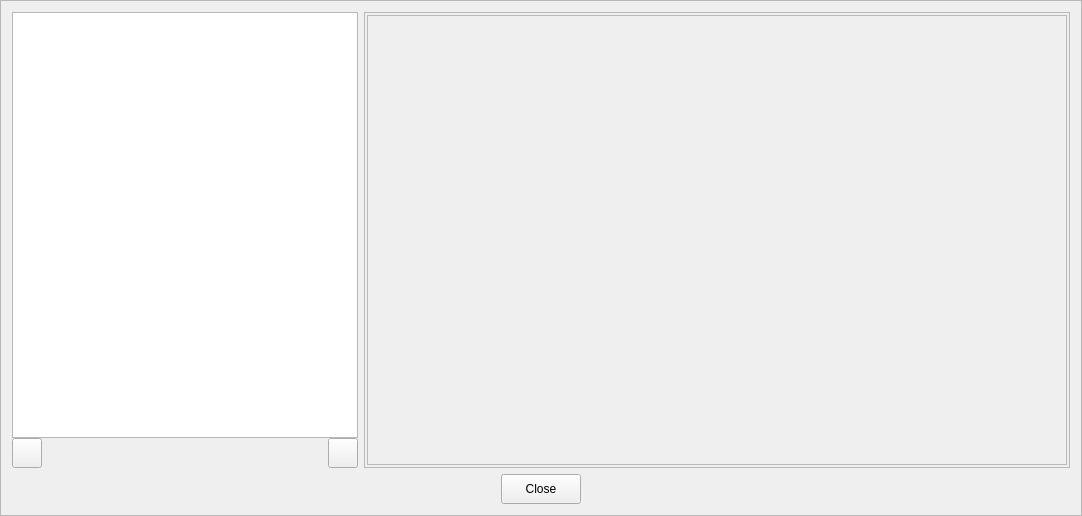
<?xml version="1.0" encoding="UTF-8"?>
<ui version="4.0">
 <class>TemplateTimeLineControlItemsEditDialogFrame</class>
 <widget class="QFrame" name="TemplateTimeLineControlItemsEditDialogFrame">
  <property name="geometry">
   <rect>
    <x>0</x>
    <y>0</y>
    <width>1082</width>
    <height>516</height>
   </rect>
  </property>
  <property name="windowTitle">
   <string>Frame</string>
  </property>
  <property name="frameShape">
   <enum>QFrame::StyledPanel</enum>
  </property>
  <property name="frameShadow">
   <enum>QFrame::Raised</enum>
  </property>
  <layout class="QVBoxLayout" name="verticalLayout_3">
   <item>
    <layout class="QHBoxLayout" name="horizontalLayout_3">
     <item>
      <widget class="QFrame" name="frameTable">
       <layout class="QVBoxLayout" name="verticalLayout">
        <property name="spacing">
         <number>0</number>
        </property>
        <property name="leftMargin">
         <number>0</number>
        </property>
        <property name="topMargin">
         <number>0</number>
        </property>
        <property name="rightMargin">
         <number>0</number>
        </property>
        <property name="bottomMargin">
         <number>0</number>
        </property>
        <item>
         <widget class="QTableView" name="tableView">
          <property name="editTriggers">
           <set>QAbstractItemView::NoEditTriggers</set>
          </property>
         </widget>
        </item>
        <item>
         <layout class="QHBoxLayout" name="horizontalLayout_2">
          <item>
           <widget class="QPushButton" name="buttonAdd">
            <property name="minimumSize">
             <size>
              <width>30</width>
              <height>30</height>
             </size>
            </property>
            <property name="maximumSize">
             <size>
              <width>30</width>
              <height>30</height>
             </size>
            </property>
            <property name="text">
             <string/>
            </property>
           </widget>
          </item>
          <item>
           <spacer name="horizontalSpacer_4">
            <property name="orientation">
             <enum>Qt::Horizontal</enum>
            </property>
            <property name="sizeHint" stdset="0">
             <size>
              <width>40</width>
              <height>20</height>
             </size>
            </property>
           </spacer>
          </item>
          <item>
           <widget class="QPushButton" name="buttonRemove">
            <property name="minimumSize">
             <size>
              <width>30</width>
              <height>30</height>
             </size>
            </property>
            <property name="maximumSize">
             <size>
              <width>30</width>
              <height>30</height>
             </size>
            </property>
            <property name="text">
             <string/>
            </property>
           </widget>
          </item>
         </layout>
        </item>
       </layout>
      </widget>
     </item>
     <item>
      <widget class="QFrame" name="timeLineGraphFrameContainer">
       <property name="frameShape">
        <enum>QFrame::StyledPanel</enum>
       </property>
       <property name="frameShadow">
        <enum>QFrame::Raised</enum>
       </property>
       <layout class="QVBoxLayout" name="verticalLayout_2">
        <property name="spacing">
         <number>0</number>
        </property>
        <property name="leftMargin">
         <number>2</number>
        </property>
        <property name="topMargin">
         <number>2</number>
        </property>
        <property name="rightMargin">
         <number>2</number>
        </property>
        <property name="bottomMargin">
         <number>2</number>
        </property>
        <item>
         <widget class="TimeLineGraphFrame" name="timeLineGraphFrame">
          <property name="minimumSize">
           <size>
            <width>700</width>
            <height>450</height>
           </size>
          </property>
          <property name="maximumSize">
           <size>
            <width>700</width>
            <height>450</height>
           </size>
          </property>
          <property name="frameShape">
           <enum>QFrame::StyledPanel</enum>
          </property>
          <property name="frameShadow">
           <enum>QFrame::Raised</enum>
          </property>
         </widget>
        </item>
       </layout>
      </widget>
     </item>
    </layout>
   </item>
   <item>
    <layout class="QHBoxLayout" name="horizontalLayout">
     <item>
      <spacer name="horizontalSpacer">
       <property name="orientation">
        <enum>Qt::Horizontal</enum>
       </property>
       <property name="sizeHint" stdset="0">
        <size>
         <width>40</width>
         <height>20</height>
        </size>
       </property>
      </spacer>
     </item>
     <item>
      <widget class="QPushButton" name="buttonDialogBottomClose">
       <property name="minimumSize">
        <size>
         <width>80</width>
         <height>30</height>
        </size>
       </property>
       <property name="text">
        <string>Close</string>
       </property>
      </widget>
     </item>
     <item>
      <spacer name="horizontalSpacer_2">
       <property name="orientation">
        <enum>Qt::Horizontal</enum>
       </property>
       <property name="sizeHint" stdset="0">
        <size>
         <width>40</width>
         <height>20</height>
        </size>
       </property>
      </spacer>
     </item>
    </layout>
   </item>
  </layout>
 </widget>
 <customwidgets>
  <customwidget>
   <class>TimeLineGraphFrame</class>
   <extends>QFrame</extends>
   <header>widget/timelinegraphframe.h</header>
   <container>1</container>
  </customwidget>
 </customwidgets>
 <resources/>
 <connections/>
</ui>
